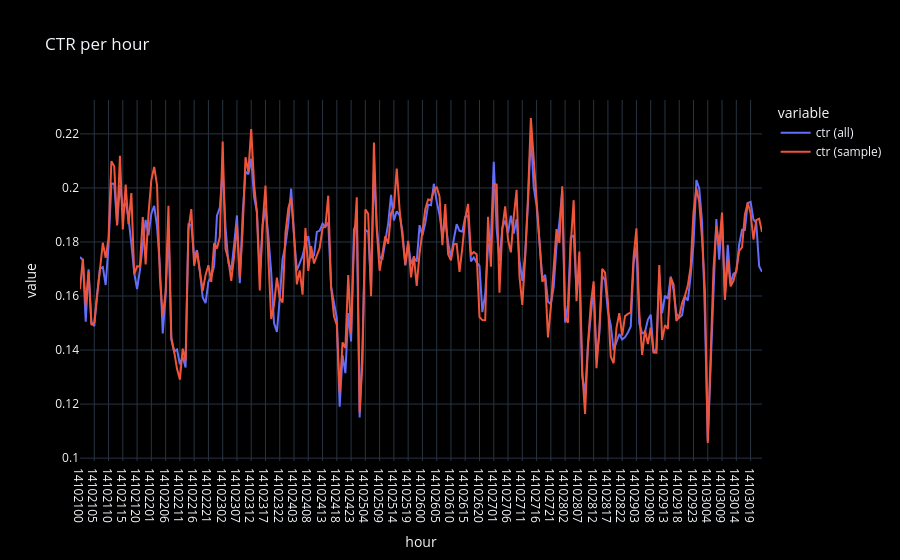

Write notebook code for a chart like this one.
### Code cell
fig = px.line(hours[['ctr (all)' , 'ctr (sample)']] , title='CTR per hour')
fig.update_xaxes(type='category')
fig.show()

### Figure 1 — Plotly figure (JSON) as saved in the notebook; plotly's stock layout.template omitted (floating-point values rounded to 4 significant figures; data arrays with more than 128 entries replaced by an {"elided": "..."} marker saying what was removed)
{"data": [{"hovertemplate": "variable=ctr (all)<br>hour=%{x}<br>value=%{y}<extra></extra>", "legendgroup": "ctr (all)", "line": {"color": "#636efa", "dash": "solid"}, "marker": {"symbol": "circle"}, "mode": "lines", "name": "ctr (all)", "orientation": "v", "showlegend": true, "type": "scatter", "x": {"elided": "240 str values"}, "xaxis": "x", "y": {"elided": "240 float values"}, "yaxis": "y"}, {"hovertemplate": "variable=ctr (sample)<br>hour=%{x}<br>value=%{y}<extra></extra>", "legendgroup": "ctr (sample)", "line": {"color": "#EF553B", "dash": "solid"}, "marker": {"symbol": "circle"}, "mode": "lines", "name": "ctr (sample)", "orientation": "v", "showlegend": true, "type": "scatter", "x": {"elided": "240 str values"}, "xaxis": "x", "y": {"elided": "240 float values"}, "yaxis": "y"}], "layout": {"legend": {"title": {"text": "variable"}, "tracegroupgap": 0}, "title": {"text": "CTR per hour"}, "xaxis": {"anchor": "y", "domain": [0.0, 1.0], "title": {"text": "hour"}, "type": "category"}, "yaxis": {"anchor": "x", "domain": [0.0, 1.0], "title": {"text": "value"}}}}
